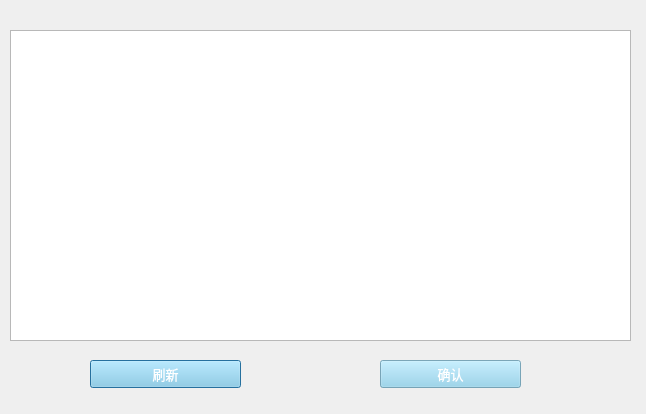
<?xml version="1.0" encoding="UTF-8"?>
<ui version="4.0">
 <class>Dialog</class>
 <widget class="QDialog" name="Dialog">
  <property name="geometry">
   <rect>
    <x>0</x>
    <y>0</y>
    <width>646</width>
    <height>414</height>
   </rect>
  </property>
  <property name="windowTitle">
   <string>Dialog</string>
  </property>
  <property name="styleSheet">
   <string notr="true">QWidget {
border-image:url(C:/Users/CZQ/Desktop/czq_dev/All/churuku_query/new/登录背景.jpg);
}

#下面的防止背景干扰其他控件
QTextBrowser {
border-image:url();
}
QLineEdit {
border-image:url();
}
QComboBox {
border-image:url();
}
QLabel {
border-image:url();
}
QPushButton {
border-image:url();
}
QTableWidget {
border-image:url();
}

</string>
  </property>
  <widget class="QTableWidget" name="tableWidget">
   <property name="geometry">
    <rect>
     <x>10</x>
     <y>30</y>
     <width>621</width>
     <height>311</height>
    </rect>
   </property>
   <property name="styleSheet">
    <string notr="true">
</string>
   </property>
  </widget>
  <widget class="QPushButton" name="pushButton">
   <property name="geometry">
    <rect>
     <x>90</x>
     <y>360</y>
     <width>151</width>
     <height>28</height>
    </rect>
   </property>
   <property name="font">
    <font>
     <family>微软雅黑</family>
     <pointsize>10</pointsize>
    </font>
   </property>
   <property name="styleSheet">
    <string notr="true">QPushButton{
background-color:rgba(135,206,235,200);
color:#ffffff;
}</string>
   </property>
   <property name="text">
    <string>刷新</string>
   </property>
  </widget>
  <widget class="QPushButton" name="pushButton_2">
   <property name="geometry">
    <rect>
     <x>380</x>
     <y>360</y>
     <width>141</width>
     <height>28</height>
    </rect>
   </property>
   <property name="font">
    <font>
     <family>微软雅黑</family>
     <pointsize>10</pointsize>
    </font>
   </property>
   <property name="styleSheet">
    <string notr="true">QPushButton{
background-color:rgba(135,206,235,200);
color:#ffffff;
}</string>
   </property>
   <property name="text">
    <string>确认</string>
   </property>
  </widget>
 </widget>
 <resources/>
 <connections/>
</ui>
